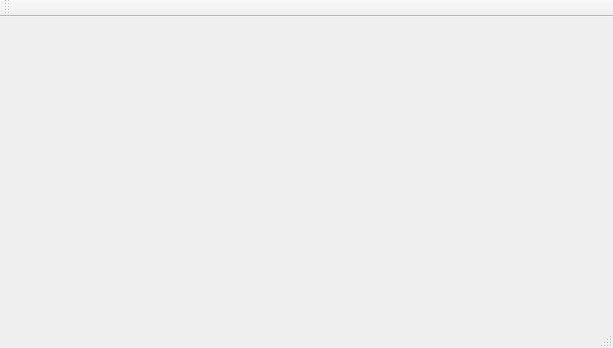
<?xml version="1.0" encoding="UTF-8"?>
<ui version="4.0">
 <class>MainWindow</class>
 <widget class="QMainWindow" name="MainWindow">
  <property name="geometry">
   <rect>
    <x>0</x>
    <y>0</y>
    <width>613</width>
    <height>348</height>
   </rect>
  </property>
  <property name="windowTitle">
   <string>MainWindow</string>
  </property>
  <widget class="QWidget" name="centralWidget"/>
  <widget class="QMenuBar" name="menuBar">
   <property name="geometry">
    <rect>
     <x>0</x>
     <y>0</y>
     <width>613</width>
     <height>21</height>
    </rect>
   </property>
  </widget>
  <widget class="QToolBar" name="mainToolBar">
   <attribute name="toolBarArea">
    <enum>TopToolBarArea</enum>
   </attribute>
   <attribute name="toolBarBreak">
    <bool>false</bool>
   </attribute>
  </widget>
  <widget class="QStatusBar" name="statusBar"/>
 </widget>
 <layoutdefault spacing="6" margin="11"/>
 <resources/>
 <connections/>
</ui>
